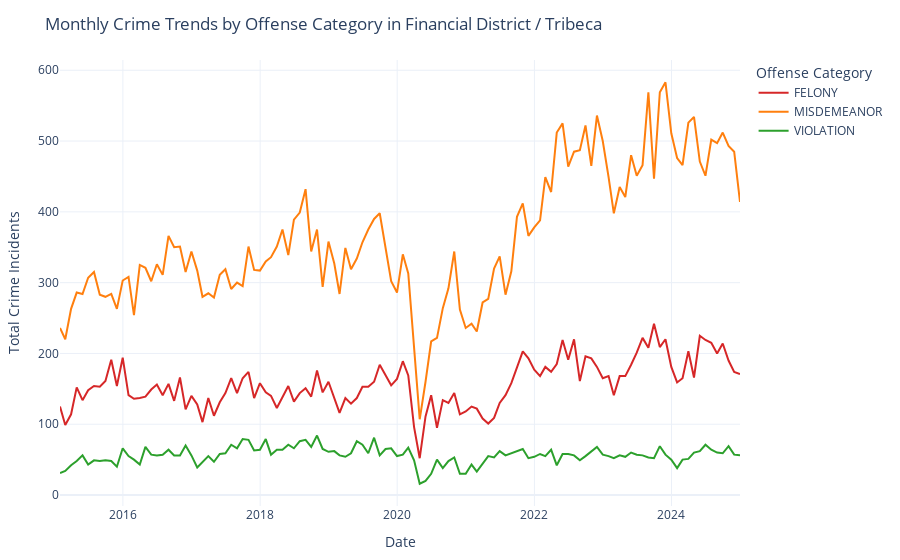

Notebook source saved alongside this figure:
### Code cell
# Area-level Crime Trend
selected_area = "Financial District / Tribeca"

area_crime_data = merged_df[merged_df["precinct_area"] == selected_area]

area_monthly_category = (
    area_crime_data
    .set_index("date")
    .groupby("law_cat_cd")["count"]
    .resample("ME")
    .sum()
    .reset_index()
)

fig_area = px.line(
    area_monthly_category,
    x="date",
    y="count",
    color="law_cat_cd",
    title=f"Monthly Crime Trends by Offense Category in {selected_area}",
    labels={
        "date": "Date",
        "count": "Total Crime Incidents",
        "law_cat_cd": "Offense Category"
    },
    color_discrete_map={
        "FELONY": "#d62728",
        "MISDEMEANOR": "#ff7f0e",
        "VIOLATION": "#2ca02c"
    }
)

fig_area.update_layout(
    template="plotly_white",
    legend_title_text="Offense Category",
    margin=dict(l=60, r=40, t=60, b=50)
)

fig_area.update_traces(
    line=dict(width=2),
    hovertemplate=(
        "Month: %{x|%b %Y}<br>"
        "Category: %{marker.color}<br>"
        "Total Crimes: %{y:,}<extra></extra>"
    )
)

fig_area.show()
